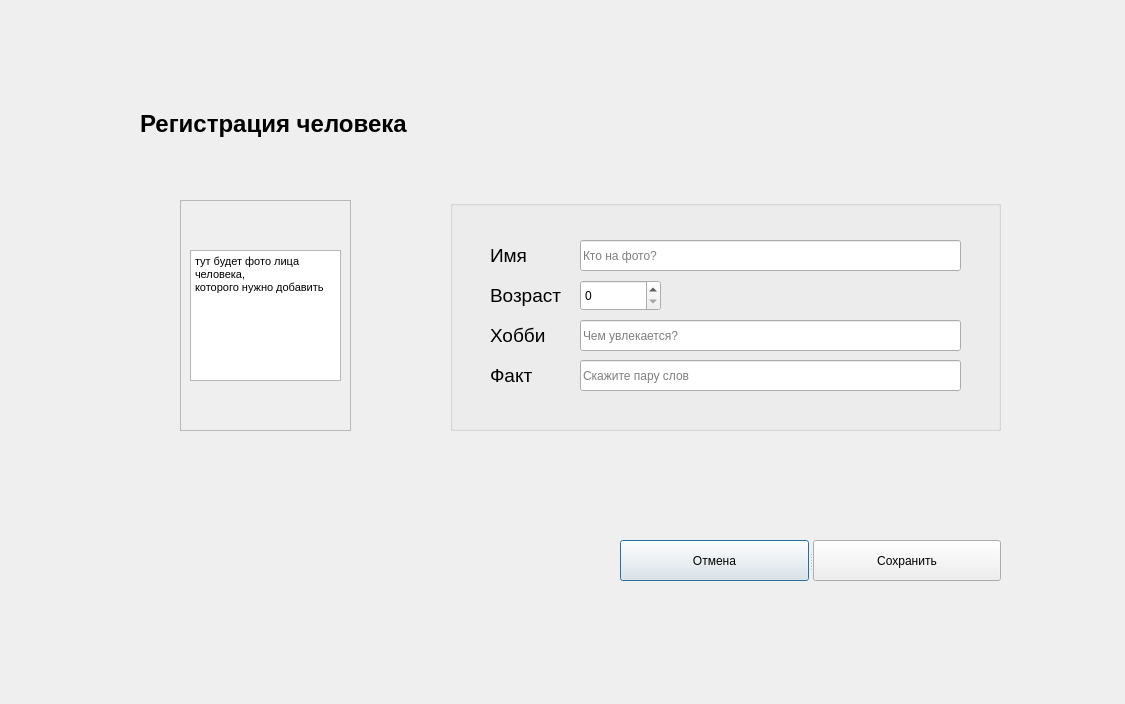
<?xml version="1.0" encoding="UTF-8"?>
<ui version="4.0">
 <class>register</class>
 <widget class="QDialog" name="register">
  <property name="geometry">
   <rect>
    <x>0</x>
    <y>0</y>
    <width>1125</width>
    <height>704</height>
   </rect>
  </property>
  <property name="windowTitle">
   <string>Dialog</string>
  </property>
  <widget class="QSplitter" name="splitter">
   <property name="geometry">
    <rect>
     <x>620</x>
     <y>540</y>
     <width>381</width>
     <height>41</height>
    </rect>
   </property>
   <property name="orientation">
    <enum>Qt::Horizontal</enum>
   </property>
   <widget class="QPushButton" name="pushButton_2">
    <property name="text">
     <string>Отмена</string>
    </property>
   </widget>
   <widget class="QPushButton" name="pushButton_3">
    <property name="text">
     <string>Сохранить</string>
    </property>
   </widget>
  </widget>
  <widget class="QGroupBox" name="groupBox">
   <property name="geometry">
    <rect>
     <x>450</x>
     <y>200</y>
     <width>551</width>
     <height>231</height>
    </rect>
   </property>
   <property name="title">
    <string/>
   </property>
   <widget class="QLabel" name="label_2">
    <property name="geometry">
     <rect>
      <x>40</x>
      <y>40</y>
      <width>81</width>
      <height>31</height>
     </rect>
    </property>
    <property name="text">
     <string>&lt;html&gt;&lt;head/&gt;&lt;body&gt;&lt;p&gt;&lt;span style=&quot; font-size:14pt;&quot;&gt;Имя&lt;/span&gt;&lt;/p&gt;&lt;/body&gt;&lt;/html&gt;</string>
    </property>
   </widget>
   <widget class="QLineEdit" name="lineEdit">
    <property name="geometry">
     <rect>
      <x>130</x>
      <y>40</y>
      <width>381</width>
      <height>31</height>
     </rect>
    </property>
    <property name="text">
     <string/>
    </property>
    <property name="placeholderText">
     <string>Кто на фото?</string>
    </property>
   </widget>
   <widget class="QLineEdit" name="lineEdit_6">
    <property name="geometry">
     <rect>
      <x>130</x>
      <y>120</y>
      <width>381</width>
      <height>31</height>
     </rect>
    </property>
    <property name="contextMenuPolicy">
     <enum>Qt::DefaultContextMenu</enum>
    </property>
    <property name="toolTip">
     <string>&lt;!DOCTYPE HTML PUBLIC &quot;-//W3C//DTD HTML 4.0//EN&quot; &quot;http://www.w3.org/TR/REC-html40/strict.dtd&quot;&gt;
&lt;html&gt;&lt;head&gt;&lt;meta name=&quot;qrichtext&quot; content=&quot;1&quot; /&gt;&lt;style type=&quot;text/css&quot;&gt;
p, li { white-space: pre-wrap; }
&lt;/style&gt;&lt;/head&gt;&lt;body style=&quot; font-family:'MS Shell Dlg 2'; font-size:8pt; font-weight:400; font-style:normal;&quot;&gt;
&lt;p style=&quot;-qt-paragraph-type:empty; margin-top:0px; margin-bottom:0px; margin-left:0px; margin-right:0px; -qt-block-indent:0; text-indent:0px;&quot;&gt;&lt;br /&gt;&lt;/p&gt;&lt;/body&gt;&lt;/html&gt;</string>
    </property>
    <property name="placeholderText">
     <string>Чем увлекается?</string>
    </property>
   </widget>
   <widget class="QLabel" name="label_3">
    <property name="geometry">
     <rect>
      <x>40</x>
      <y>80</y>
      <width>81</width>
      <height>31</height>
     </rect>
    </property>
    <property name="text">
     <string>&lt;html&gt;&lt;head/&gt;&lt;body&gt;&lt;p&gt;&lt;span style=&quot; font-size:14pt;&quot;&gt;Возраст&lt;/span&gt;&lt;/p&gt;&lt;/body&gt;&lt;/html&gt;</string>
    </property>
   </widget>
   <widget class="QLabel" name="label_5">
    <property name="geometry">
     <rect>
      <x>40</x>
      <y>120</y>
      <width>81</width>
      <height>31</height>
     </rect>
    </property>
    <property name="text">
     <string>&lt;html&gt;&lt;head/&gt;&lt;body&gt;&lt;p&gt;&lt;span style=&quot; font-size:14pt;&quot;&gt;Хобби&lt;/span&gt;&lt;/p&gt;&lt;/body&gt;&lt;/html&gt;</string>
    </property>
   </widget>
   <widget class="QSpinBox" name="spinBox">
    <property name="geometry">
     <rect>
      <x>130</x>
      <y>80</y>
      <width>81</width>
      <height>31</height>
     </rect>
    </property>
   </widget>
   <widget class="QLineEdit" name="lineEdit_7">
    <property name="geometry">
     <rect>
      <x>130</x>
      <y>160</y>
      <width>381</width>
      <height>31</height>
     </rect>
    </property>
    <property name="toolTip">
     <string>&lt;!DOCTYPE HTML PUBLIC &quot;-//W3C//DTD HTML 4.0//EN&quot; &quot;http://www.w3.org/TR/REC-html40/strict.dtd&quot;&gt;
&lt;html&gt;&lt;head&gt;&lt;meta name=&quot;qrichtext&quot; content=&quot;1&quot; /&gt;&lt;style type=&quot;text/css&quot;&gt;
p, li { white-space: pre-wrap; }
&lt;/style&gt;&lt;/head&gt;&lt;body style=&quot; font-family:'MS Shell Dlg 2'; font-size:8pt; font-weight:400; font-style:normal;&quot;&gt;
&lt;p style=&quot;-qt-paragraph-type:empty; margin-top:0px; margin-bottom:0px; margin-left:0px; margin-right:0px; -qt-block-indent:0; text-indent:0px;&quot;&gt;&lt;br /&gt;&lt;/p&gt;&lt;/body&gt;&lt;/html&gt;</string>
    </property>
    <property name="placeholderText">
     <string>Скажите пару слов</string>
    </property>
   </widget>
   <widget class="QLabel" name="label_6">
    <property name="geometry">
     <rect>
      <x>40</x>
      <y>160</y>
      <width>81</width>
      <height>31</height>
     </rect>
    </property>
    <property name="text">
     <string>&lt;html&gt;&lt;head/&gt;&lt;body&gt;&lt;p&gt;&lt;span style=&quot; font-size:14pt;&quot;&gt;Факт&lt;/span&gt;&lt;/p&gt;&lt;/body&gt;&lt;/html&gt;</string>
    </property>
   </widget>
  </widget>
  <widget class="QLabel" name="label">
   <property name="geometry">
    <rect>
     <x>140</x>
     <y>110</y>
     <width>296</width>
     <height>29</height>
    </rect>
   </property>
   <property name="text">
    <string>&lt;html&gt;&lt;head/&gt;&lt;body&gt;&lt;p align=&quot;justify&quot;&gt;&lt;span style=&quot; font-size:18pt; font-weight:600;&quot;&gt;Регистрация человека&lt;/span&gt;&lt;/p&gt;&lt;/body&gt;&lt;/html&gt;</string>
   </property>
  </widget>
  <widget class="QFrame" name="frame">
   <property name="geometry">
    <rect>
     <x>180</x>
     <y>200</y>
     <width>171</width>
     <height>231</height>
    </rect>
   </property>
   <property name="frameShape">
    <enum>QFrame::StyledPanel</enum>
   </property>
   <property name="frameShadow">
    <enum>QFrame::Raised</enum>
   </property>
   <widget class="QTextBrowser" name="textBrowser">
    <property name="geometry">
     <rect>
      <x>10</x>
      <y>50</y>
      <width>151</width>
      <height>131</height>
     </rect>
    </property>
    <property name="html">
     <string>&lt;!DOCTYPE HTML PUBLIC &quot;-//W3C//DTD HTML 4.0//EN&quot; &quot;http://www.w3.org/TR/REC-html40/strict.dtd&quot;&gt;
&lt;html&gt;&lt;head&gt;&lt;meta name=&quot;qrichtext&quot; content=&quot;1&quot; /&gt;&lt;style type=&quot;text/css&quot;&gt;
p, li { white-space: pre-wrap; }
&lt;/style&gt;&lt;/head&gt;&lt;body style=&quot; font-family:'MS Shell Dlg 2'; font-size:8.25pt; font-weight:400; font-style:normal;&quot;&gt;
&lt;p style=&quot; margin-top:0px; margin-bottom:0px; margin-left:0px; margin-right:0px; -qt-block-indent:0; text-indent:0px;&quot;&gt;тут будет фото лица человека,&lt;/p&gt;
&lt;p style=&quot; margin-top:0px; margin-bottom:0px; margin-left:0px; margin-right:0px; -qt-block-indent:0; text-indent:0px;&quot;&gt;которого нужно добавить&lt;/p&gt;&lt;/body&gt;&lt;/html&gt;</string>
    </property>
   </widget>
  </widget>
 </widget>
 <resources/>
 <connections/>
</ui>
